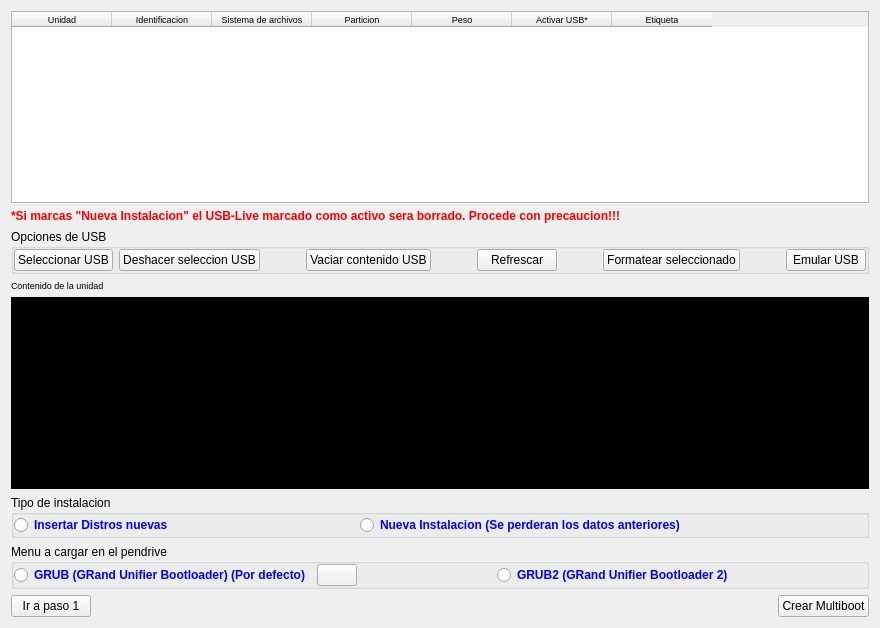
         <widget class="QWidget" name="tab_2">
          <attribute name="title">
           <string>Paso 2: Elige tu Pendrive</string>
          </attribute>
          <layout class="QGridLayout" name="gridLayout_12">
           <item row="7" column="0">
            <layout class="QGridLayout" name="gridLayout_11">
             <item row="0" column="0">
              <widget class="QPushButton" name="pushButton_18">
               <property name="sizePolicy">
                <sizepolicy hsizetype="Fixed" vsizetype="Fixed">
                 <horstretch>0</horstretch>
                 <verstretch>0</verstretch>
                </sizepolicy>
               </property>
               <property name="text">
                <string>Ir a paso 1</string>
               </property>
               <property name="icon">
                <iconset resource="recoverdrake.qrc">
                 <normaloff>:/Imagenes/izquierda.jpeg</normaloff>:/Imagenes/izquierda.jpeg</iconset>
               </property>
               <property name="iconSize">
                <size>
                 <width>25</width>
                 <height>25</height>
                </size>
               </property>
              </widget>
             </item>
             <item row="0" column="1">
              <spacer name="horizontalSpacer_5">
               <property name="orientation">
                <enum>Qt::Horizontal</enum>
               </property>
               <property name="sizeHint" stdset="0">
                <size>
                 <width>40</width>
                 <height>20</height>
                </size>
               </property>
              </spacer>
             </item>
             <item row="0" column="2">
              <widget class="QPushButton" name="pushButton_17">
               <property name="sizePolicy">
                <sizepolicy hsizetype="Fixed" vsizetype="Fixed">
                 <horstretch>0</horstretch>
                 <verstretch>0</verstretch>
                </sizepolicy>
               </property>
               <property name="text">
                <string>Crear Multiboot</string>
               </property>
               <property name="icon">
                <iconset resource="recoverdrake.qrc">
                 <normaloff>:/Imagenes/usb.png</normaloff>:/Imagenes/usb.png</iconset>
               </property>
               <property name="iconSize">
                <size>
                 <width>25</width>
                 <height>25</height>
                </size>
               </property>
              </widget>
             </item>
            </layout>
           </item>
           <item row="0" column="0">
            <widget class="QTableWidget" name="tableWidget">
             <property name="font">
              <font>
               <weight>50</weight>
               <bold>false</bold>
              </font>
             </property>
             <property name="editTriggers">
              <set>QAbstractItemView::NoEditTriggers</set>
             </property>
             <property name="alternatingRowColors">
              <bool>true</bool>
             </property>
             <property name="selectionMode">
              <enum>QAbstractItemView::SingleSelection</enum>
             </property>
             <property name="selectionBehavior">
              <enum>QAbstractItemView::SelectRows</enum>
             </property>
             <column>
              <property name="text">
               <string>Unidad</string>
              </property>
              <property name="font">
               <font>
                <pointsize>7</pointsize>
               </font>
              </property>
             </column>
             <column>
              <property name="text">
               <string>Identificacion</string>
              </property>
              <property name="font">
               <font>
                <pointsize>7</pointsize>
               </font>
              </property>
             </column>
             <column>
              <property name="text">
               <string>Sistema de archivos</string>
              </property>
              <property name="font">
               <font>
                <pointsize>7</pointsize>
               </font>
              </property>
             </column>
             <column>
              <property name="text">
               <string>Particion</string>
              </property>
              <property name="font">
               <font>
                <pointsize>7</pointsize>
               </font>
              </property>
             </column>
             <column>
              <property name="text">
               <string>Peso</string>
              </property>
              <property name="font">
               <font>
                <pointsize>7</pointsize>
               </font>
              </property>
             </column>
             <column>
              <property name="text">
               <string>Activar USB*</string>
              </property>
              <property name="font">
               <font>
                <pointsize>7</pointsize>
               </font>
              </property>
             </column>
             <column>
              <property name="text">
               <string>Etiqueta</string>
              </property>
              <property name="font">
               <font>
                <pointsize>7</pointsize>
               </font>
              </property>
             </column>
            </widget>
           </item>
           <item row="1" column="0">
            <widget class="QLabel" name="label_9">
             <property name="styleSheet">
              <string notr="true">font: 7pt &quot;Sans Serif&quot;;
font: bold;
color: rgb(255, 0, 0);</string>
             </property>
             <property name="text">
              <string>*Si marcas &quot;Nueva Instalacion&quot; el USB-Live marcado como activo sera borrado. Procede con precaucion!!!</string>
             </property>
            </widget>
           </item>
           <item row="3" column="0">
            <widget class="QLabel" name="label_4">
             <property name="font">
              <font>
               <pointsize>7</pointsize>
              </font>
             </property>
             <property name="text">
              <string>Contenido de la unidad</string>
             </property>
             <property name="alignment">
              <set>Qt::AlignLeading|Qt::AlignLeft|Qt::AlignVCenter</set>
             </property>
            </widget>
           </item>
           <item row="4" column="0">
            <widget class="QTextEdit" name="textEdit">
             <property name="enabled">
              <bool>true</bool>
             </property>
             <property name="sizePolicy">
              <sizepolicy hsizetype="Expanding" vsizetype="Expanding">
               <horstretch>0</horstretch>
               <verstretch>0</verstretch>
              </sizepolicy>
             </property>
             <property name="sizeIncrement">
              <size>
               <width>0</width>
               <height>0</height>
              </size>
             </property>
             <property name="focusPolicy">
              <enum>Qt::TabFocus</enum>
             </property>
             <property name="statusTip">
              <string>Consola de procesos, donde se detalla al máximo lo que va procesando.</string>
             </property>
             <property name="styleSheet">
              <string notr="true">background-color: rgb(0, 0, 0);
font: 9pt &quot;Sans Serif&quot;;
color: rgb(0, 255, 0);</string>
             </property>
             <property name="readOnly">
              <bool>true</bool>
             </property>
             <property name="html">
              <string>&lt;!DOCTYPE HTML PUBLIC &quot;-//W3C//DTD HTML 4.0//EN&quot; &quot;http://www.w3.org/TR/REC-html40/strict.dtd&quot;&gt;
&lt;html&gt;&lt;head&gt;&lt;meta name=&quot;qrichtext&quot; content=&quot;1&quot; /&gt;&lt;style type=&quot;text/css&quot;&gt;
p, li { white-space: pre-wrap; }
&lt;/style&gt;&lt;/head&gt;&lt;body style=&quot; font-family:'Sans Serif'; font-size:9pt; font-weight:400; font-style:normal;&quot;&gt;
&lt;p style=&quot; margin-top:0px; margin-bottom:0px; margin-left:0px; margin-right:0px; -qt-block-indent:0; text-indent:0px;&quot;&gt;&lt;span style=&quot; font-size:7pt; font-weight:600;&quot;&gt;&lt;br /&gt;&lt;/span&gt;&lt;/p&gt;&lt;/body&gt;&lt;/html&gt;</string>
             </property>
            </widget>
           </item>
           <item row="5" column="0">
            <widget class="QGroupBox" name="groupBox_12">
             <property name="title">
              <string>Tipo de instalacion</string>
             </property>
             <layout class="QGridLayout" name="gridLayout_6">
              <property name="leftMargin">
               <number>0</number>
              </property>
              <property name="topMargin">
               <number>0</number>
              </property>
              <property name="rightMargin">
               <number>0</number>
              </property>
              <property name="bottomMargin">
               <number>0</number>
              </property>
              <item row="0" column="0">
               <widget class="QRadioButton" name="radioButton_8">
                <property name="styleSheet">
                 <string notr="true">font: 8pt &quot;Sans Serif&quot;;
color: rgb(0, 0, 255);
font: bold;</string>
                </property>
                <property name="text">
                 <string>Insertar Distros nuevas</string>
                </property>
               </widget>
              </item>
              <item row="0" column="2">
               <widget class="QRadioButton" name="radioButton_11">
                <property name="styleSheet">
                 <string notr="true">font: 8pt &quot;Sans Serif&quot;;
color: rgb(0, 0, 255);
font: bold;</string>
                </property>
                <property name="text">
                 <string>Nueva Instalacion (Se perderan los datos anteriores)</string>
                </property>
               </widget>
              </item>
              <item row="0" column="1">
               <spacer name="horizontalSpacer_27">
                <property name="orientation">
                 <enum>Qt::Horizontal</enum>
                </property>
                <property name="sizeHint" stdset="0">
                 <size>
                  <width>40</width>
                  <height>20</height>
                 </size>
                </property>
               </spacer>
              </item>
              <item row="0" column="3">
               <spacer name="horizontalSpacer_29">
                <property name="orientation">
                 <enum>Qt::Horizontal</enum>
                </property>
                <property name="sizeHint" stdset="0">
                 <size>
                  <width>40</width>
                  <height>20</height>
                 </size>
                </property>
               </spacer>
              </item>
             </layout>
            </widget>
           </item>
           <item row="6" column="0">
            <widget class="QGroupBox" name="groupBox_11">
             <property name="title">
              <string>Menu a cargar en el pendrive</string>
             </property>
             <layout class="QGridLayout" name="gridLayout_7">
              <property name="leftMargin">
               <number>0</number>
              </property>
              <property name="topMargin">
               <number>0</number>
              </property>
              <property name="rightMargin">
               <number>0</number>
              </property>
              <property name="bottomMargin">
               <number>0</number>
              </property>
              <item row="0" column="0">
               <widget class="QRadioButton" name="radioButton_12">
                <property name="styleSheet">
                 <string notr="true">font: 7pt &quot;Sans Serif&quot;;
color: rgb(0, 0, 255);
font: bold;</string>
                </property>
                <property name="text">
                 <string>GRUB (GRand Unifier Bootloader) (Por defecto)</string>
                </property>
               </widget>
              </item>
              <item row="0" column="3">
               <widget class="QRadioButton" name="radioButton_4">
                <property name="styleSheet">
                 <string notr="true">font: 7pt &quot;Sans Serif&quot;;
color: rgb(0, 0, 255);
font: bold;</string>
                </property>
                <property name="text">
                 <string>GRUB2 (GRand Unifier Bootloader 2)</string>
                </property>
               </widget>
              </item>
              <item row="0" column="4">
               <spacer name="horizontalSpacer_25">
                <property name="orientation">
                 <enum>Qt::Horizontal</enum>
                </property>
                <property name="sizeHint" stdset="0">
                 <size>
                  <width>40</width>
                  <height>20</height>
                 </size>
                </property>
               </spacer>
              </item>
              <item row="0" column="2">
               <spacer name="horizontalSpacer_26">
                <property name="orientation">
                 <enum>Qt::Horizontal</enum>
                </property>
                <property name="sizeHint" stdset="0">
                 <size>
                  <width>40</width>
                  <height>20</height>
                 </size>
                </property>
               </spacer>
              </item>
              <item row="0" column="1">
               <widget class="QPushButton" name="pushButton_35">
                <property name="icon">
                 <iconset resource="recoverdrake.qrc">
                  <normaloff>:/Imagenes/help.png</normaloff>:/Imagenes/help.png</iconset>
                </property>
                <property name="iconSize">
                 <size>
                  <width>25</width>
                  <height>25</height>
                 </size>
                </property>
               </widget>
              </item>
             </layout>
            </widget>
           </item>
           <item row="2" column="0">
            <widget class="QGroupBox" name="groupBox_13">
             <property name="title">
              <string>Opciones de USB</string>
             </property>
             <layout class="QGridLayout" name="gridLayout_33">
              <property name="leftMargin">
               <number>0</number>
              </property>
              <property name="topMargin">
               <number>0</number>
              </property>
              <property name="rightMargin">
               <number>0</number>
              </property>
              <property name="bottomMargin">
               <number>0</number>
              </property>
              <item row="0" column="0">
               <layout class="QGridLayout" name="gridLayout_5">
                <item row="0" column="0">
                 <widget class="QPushButton" name="pushButton_19">
                  <property name="sizePolicy">
                   <sizepolicy hsizetype="Preferred" vsizetype="Preferred">
                    <horstretch>0</horstretch>
                    <verstretch>0</verstretch>
                   </sizepolicy>
                  </property>
                  <property name="focusPolicy">
                   <enum>Qt::NoFocus</enum>
                  </property>
                  <property name="text">
                   <string>Seleccionar USB</string>
                  </property>
                  <property name="icon">
                   <iconset resource="recoverdrake.qrc">
                    <normaloff>:/Imagenes/good.png</normaloff>:/Imagenes/good.png</iconset>
                  </property>
                  <property name="iconSize">
                   <size>
                    <width>25</width>
                    <height>25</height>
                   </size>
                  </property>
                 </widget>
                </item>
                <item row="0" column="1">
                 <widget class="QPushButton" name="pushButton_20">
                  <property name="sizePolicy">
                   <sizepolicy hsizetype="Minimum" vsizetype="Preferred">
                    <horstretch>0</horstretch>
                    <verstretch>0</verstretch>
                   </sizepolicy>
                  </property>
                  <property name="text">
                   <string>Deshacer seleccion USB</string>
                  </property>
                  <property name="icon">
                   <iconset resource="recoverdrake.qrc">
                    <normaloff>:/Imagenes/bad.png</normaloff>:/Imagenes/bad.png</iconset>
                  </property>
                  <property name="iconSize">
                   <size>
                    <width>25</width>
                    <height>25</height>
                   </size>
                  </property>
                 </widget>
                </item>
                <item row="0" column="2">
                 <spacer name="horizontalSpacer_7">
                  <property name="orientation">
                   <enum>Qt::Horizontal</enum>
                  </property>
                  <property name="sizeHint" stdset="0">
                   <size>
                    <width>40</width>
                    <height>20</height>
                   </size>
                  </property>
                 </spacer>
                </item>
                <item row="0" column="3">
                 <widget class="QPushButton" name="pushButton_23">
                  <property name="sizePolicy">
                   <sizepolicy hsizetype="Minimum" vsizetype="Preferred">
                    <horstretch>0</horstretch>
                    <verstretch>0</verstretch>
                   </sizepolicy>
                  </property>
                  <property name="text">
                   <string>Vaciar contenido USB</string>
                  </property>
                  <property name="icon">
                   <iconset resource="recoverdrake.qrc">
                    <normaloff>:/Imagenes/papelera.png</normaloff>:/Imagenes/papelera.png</iconset>
                  </property>
                  <property name="iconSize">
                   <size>
                    <width>25</width>
                    <height>25</height>
                   </size>
                  </property>
                 </widget>
                </item>
                <item row="0" column="4">
                 <spacer name="horizontalSpacer_8">
                  <property name="orientation">
                   <enum>Qt::Horizontal</enum>
                  </property>
                  <property name="sizeHint" stdset="0">
                   <size>
                    <width>40</width>
                    <height>20</height>
                   </size>
                  </property>
                 </spacer>
                </item>
                <item row="0" column="9">
                 <widget class="QPushButton" name="pushButton_25">
                  <property name="text">
                   <string>Emular USB</string>
                  </property>
                  <property name="icon">
                   <iconset resource="recoverdrake.qrc">
                    <normaloff>:/Imagenes/console-mdk.png</normaloff>:/Imagenes/console-mdk.png</iconset>
                  </property>
                  <property name="iconSize">
                   <size>
                    <width>25</width>
                    <height>25</height>
                   </size>
                  </property>
                 </widget>
                </item>
                <item row="0" column="5">
                 <widget class="QPushButton" name="pushButton_16">
                  <property name="sizePolicy">
                   <sizepolicy hsizetype="Minimum" vsizetype="Preferred">
                    <horstretch>0</horstretch>
                    <verstretch>0</verstretch>
                   </sizepolicy>
                  </property>
                  <property name="text">
                   <string>Refrescar</string>
                  </property>
                  <property name="icon">
                   <iconset resource="recoverdrake.qrc">
                    <normaloff>:/Imagenes/sustituir.png</normaloff>:/Imagenes/sustituir.png</iconset>
                  </property>
                  <property name="iconSize">
                   <size>
                    <width>25</width>
                    <height>25</height>
                   </size>
                  </property>
                 </widget>
                </item>
                <item row="0" column="6">
                 <spacer name="horizontalSpacer_9">
                  <property name="orientation">
                   <enum>Qt::Horizontal</enum>
                  </property>
                  <property name="sizeHint" stdset="0">
                   <size>
                    <width>40</width>
                    <height>20</height>
                   </size>
                  </property>
                 </spacer>
                </item>
                <item row="0" column="7">
                 <widget class="QPushButton" name="pushButton_15">
                  <property name="sizePolicy">
                   <sizepolicy hsizetype="Minimum" vsizetype="Preferred">
                    <horstretch>0</horstretch>
                    <verstretch>0</verstretch>
                   </sizepolicy>
                  </property>
                  <property name="text">
                   <string>Formatear seleccionado</string>
                  </property>
                  <property name="icon">
                   <iconset resource="recoverdrake.qrc">
                    <normaloff>:/Imagenes/local-administration-mdk.png</normaloff>:/Imagenes/local-administration-mdk.png</iconset>
                  </property>
                  <property name="iconSize">
                   <size>
                    <width>25</width>
                    <height>25</height>
                   </size>
                  </property>
                 </widget>
                </item>
                <item row="0" column="8">
                 <spacer name="horizontalSpacer_23">
                  <property name="orientation">
                   <enum>Qt::Horizontal</enum>
                  </property>
                  <property name="sizeHint" stdset="0">
                   <size>
                    <width>40</width>
                    <height>20</height>
                   </size>
                  </property>
                 </spacer>
                </item>
               </layout>
              </item>
             </layout>
            </widget>
           </item>
          </layout>
         </widget>
